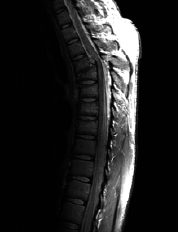
%> input picture Chapter3/image/powertest1.PNG, 178 x 232 px
$ octave untitled4.m   (GNU Octave 9; MATLAB toolbox functions it lacks are replaced by stand-ins)
%> lines starting %> are read from the running program, lines starting %| are printed output that depends on the picture
clear all;
close all;
clc;

% بارگذاری تصاویر
image1 = imread('image/powertest1.PNG');
%> image1 is the input picture: size 232x178x3 uint8; min 0, max 255, mean 33.1
image2 = imread('image/powertest2.PNG');
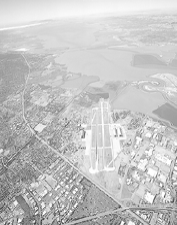
%> input picture Chapter3/image/powertest2.PNG, 177 x 225 px
%> image2 is the input picture: size 225x177x3 uint8; min 51, max 255, mean 197.1

% تبدیل تصاویر به نوع عددی
image1 = double(image1);
%> image1: size 232x178x3 double
image2 = double(image2);
%> image2: size 225x177x3 double

% تعریف مقادیر گاما
gamma_values1 = [0.6, 0.4, 0.3];
gamma_values2 = [3, 4, 5];

% ایجاد زیرنویس برای تصاویر
titles1 = {'تصویر اصلی', '\gamma = 0.6', '\gamma = 0.4', '\gamma = 0.3'};
titles2 = {'تصویر اصلی', '\gamma = 3', '\gamma = 4', '\gamma = 5'};

% پردازش تصویر اول
figure;
for i = 1:length(gamma_values1)
    processed_image = (image1 .^ gamma_values1(i)) * 256;
    subplot(2, 4, i + 1);
    imshow(processed_image / max(processed_image(:)));
    title(titles1{i + 1});
end
%> this loop made 3 passes
%> pass 1, `processed_image = (image1 .^ gamma_values1(i)) * 256;`:
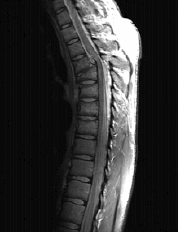
%> processed_image: size 232x178x3 double; min 0, max 7114.8, mean 1433.5; drawn with min black and max white
%> pass 2, `processed_image = (image1 .^ gamma_values1(i)) * 256;`:
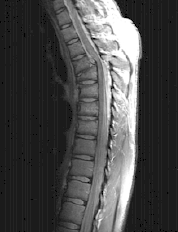
%> processed_image: size 232x178x3 double; min 0, max 2348.9, mean 684.6; drawn with min black and max white
subplot(2, 4, 1);
imshow(image1 / max(image1(:)));
title(titles1{1});

% پردازش تصویر دوم
for i = 1:length(gamma_values2)
    processed_image = (image2 .^ gamma_values2(i)) * 256;
    subplot(2, 4, i + 5);
    imshow(processed_image / max(processed_image(:)));
    title(titles2{i + 1});
end
%> this loop made 3 passes
%> pass 1, `processed_image = (image2 .^ gamma_values2(i)) * 256;`:
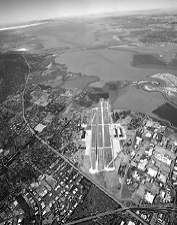
%> processed_image: size 225x177x3 double; min 33958656, max 4244832000, mean 2.1e+09; drawn with min black and max white
%> pass 2, `processed_image = (image2 .^ gamma_values2(i)) * 256;`:
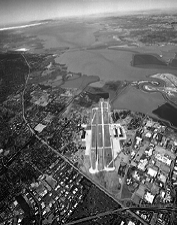
%> processed_image: size 225x177x3 double; min 1731891456, max 1.08e+12, mean 4.41e+11; drawn with min black and max white
subplot(2, 4, 5);
imshow(image2 / max(image2(:)));
title(titles2{1});
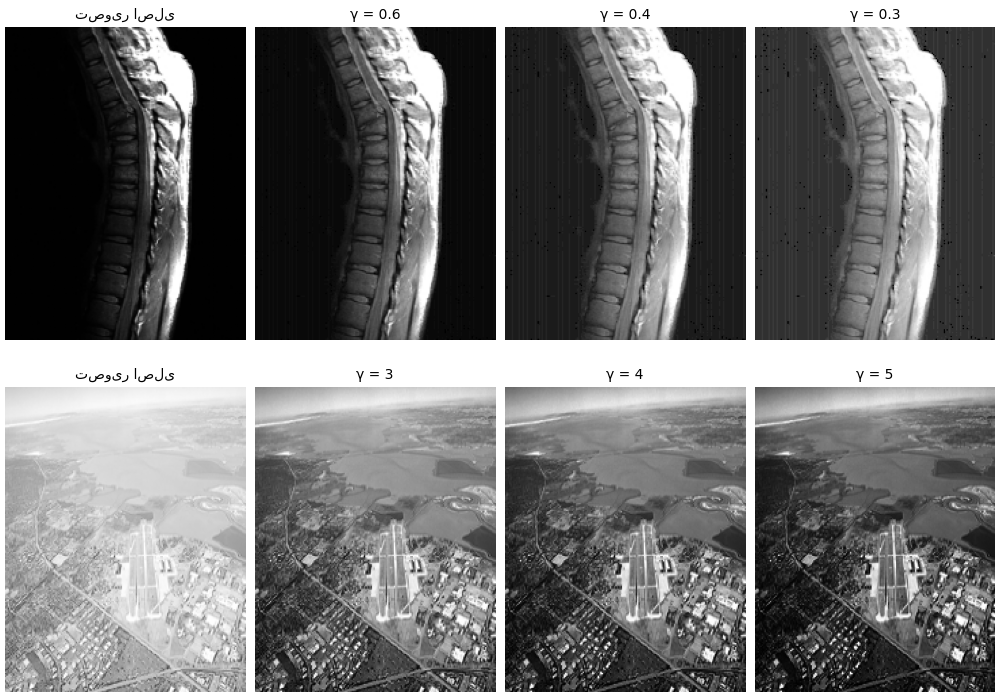
%> figure redrawn from the program's plot data, 8 panels
